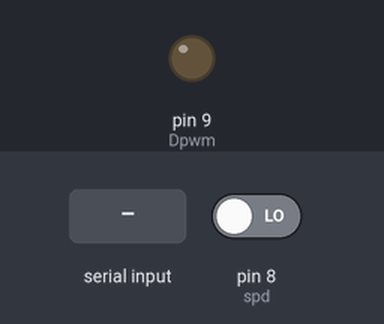
Simulated run of this sketch. Board: Arduino Uno, built with avr-gcc and run on an emulated ATmega328P. Shown: output pins drawn as LEDs (lit = HIGH). The test bench sets the inputs (shaded band); at power-on: pin 8 (spd) LOW. What the sketch prints to the serial monitor is not drawn.

Above: at 12.9 s.
13.0 s: byte 30 received over Serial
At 14.2 s:
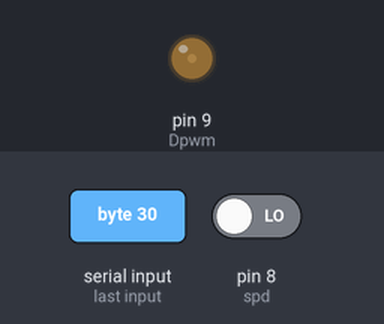
14.5 s: byte 90 received over Serial
At 15.3 s:
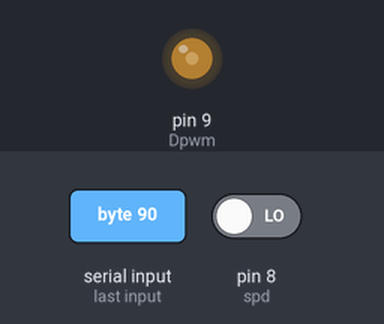
Timing chart, 0 to 17.5 s (numbered marks = the images above; inputs shaded):
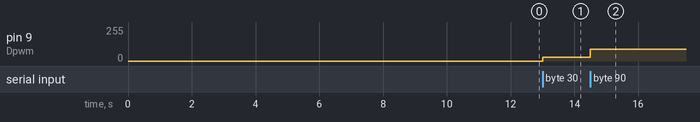

Measured:
- after the input at 13.0 s, pin 9 (Dpwm): 0/255 → 30/255 at once
- after the input at 14.5 s, pin 9 (Dpwm): 30/255 → 90/255 at once

The sketch:

server_pp.ino
```cpp
byte drive1;
unsigned long tslr = 0;
unsigned long t2 = 0;
int interval_one = 20;
int spd = 8;
int Dpwm = 9;
byte RPM;
float x;
int i;
boolean flag = true;
void setup() {
  delay(10000);
  Serial.begin(115200);
  //Serial1.begin(115200);
  pinMode(spd, INPUT);

  // pinMode(Dpwm, OUTPUT);

}

void loop() {
  if ( Serial.available() ) {
    drive1 = Serial.read();
    analogWrite(Dpwm, drive1);
  }

  int count = 0;
  tslr = millis();
  bool array[2];
  array[0]=0;
  array[1]=1;
//  while ( millis() - tslr < 20)
//  {
//    if (digitalRead(spd) == HIGH)
//    {
//      count ++;
//      while (digitalRead(spd) == HIGH);
//    }
//  }

  while (millis() - tslr < interval_one)
  {
    boolean b= digitalRead(spd);
    if(b>0)
    {
      if(b != array[0])
      {
        count= count+1;
        array[0]=1;
        array[1]=0;
      }
    }
    if(b==0)
    {
      array[0]=0;
      array[1]=1;
    }
  }

  RPM = count * 2.5;
  //Serial.write(RPM);
  t2 = millis();
  if(flag == true)
  {
    while(millis()-t2< 240)
    {
    Serial.write(0);
    delay(20);

    }
    flag = false;
  }

  if(flag==false)
  {
    Serial.write(RPM);
  }


}
```
